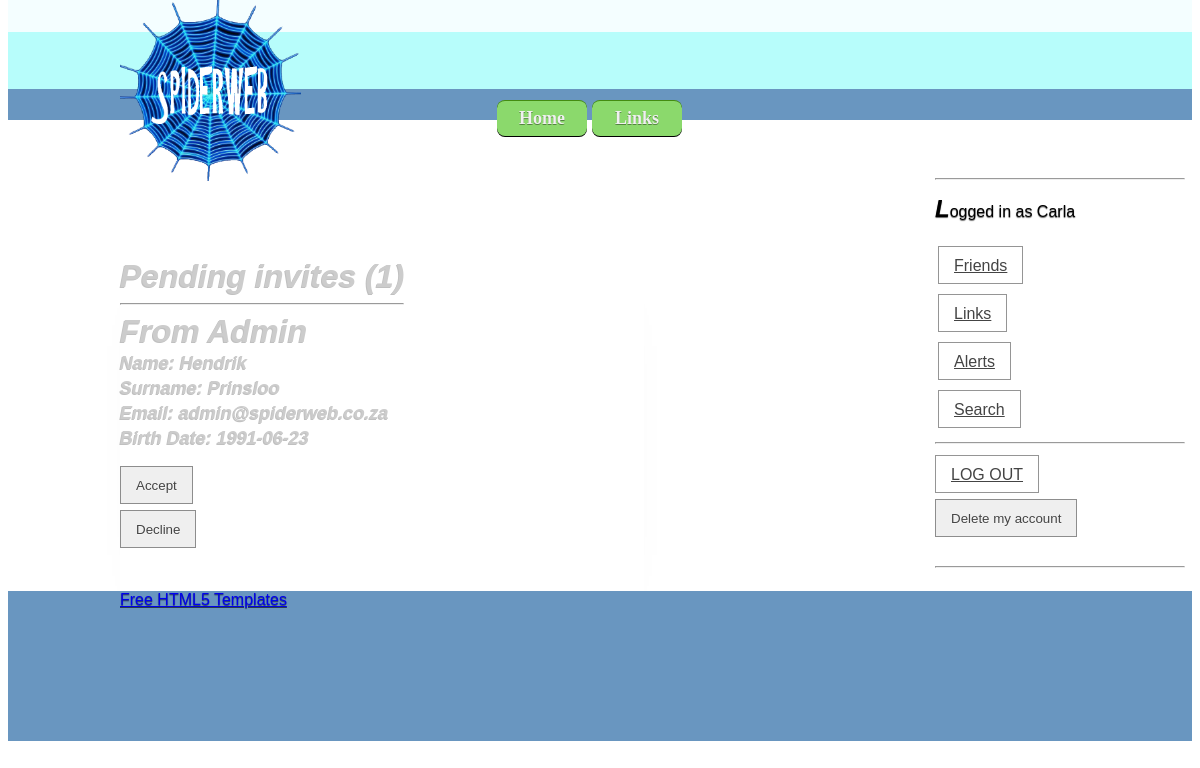
The page /index.php?action=7 (signed in) on the database its author committed.
### tables this page shows
CREATE TABLE IF NOT EXISTS `user` (
  `USER_ID` int(11) NOT NULL AUTO_INCREMENT,
  `USER_USERNAME` varchar(100) NOT NULL,
  `USER_EMAIL` varchar(200) NOT NULL,
  `USER_PASSWORD` varchar(100) NOT NULL,
  `USER_FN` varchar(200) NOT NULL,
  `USER_LN` varchar(200) NOT NULL,
  `USER_GENDER` char(1) NOT NULL,
  `USER_BIRTH` date NOT NULL,
  `USER_TYPE` varchar(1) NOT NULL,
  `USER_PIC_LOCATION` varchar(300) DEFAULT NULL,
  UNIQUE KEY `USER_USERNAME` (`USER_USERNAME`,`USER_EMAIL`),
  UNIQUE KEY `USER_PIC_LOCATION` (`USER_PIC_LOCATION`),
  KEY `USER_ID` (`USER_ID`)
);

### pages/request.php (the view, shortened to what this page needs)
<?php
	if(!isset($_SESSION['userName']))
	{
		$userID = 0;
	} else
	{
		$userName = $_SESSION['userName'];
		$data = mysql_query("SELECT USER_ID FROM user WHERE (USER_USERNAME='$userName')")
		or die(mysql_error());
		$info = mysql_fetch_array( $data );
		$userID = $info['USER_ID'];
	}
?>
<!DOCTYPE html>
<html>
    <head>
		<link rel="stylesheet" href="./css/reg.css" type="text/css" media="screen" charset="utf-8"/>
		<link rel="stylesheet" href="css/links.css"/>
	</head>
	<body>
		<div id="enter">
		<?php
			$var1 = mysql_query("SELECT * FROM user WHERE user.USER_ID IN(SELECT USER_ID FROM friend WHERE ((friend.FRIEND_ID=$userID) AND (friend.FRIEND_STATUS='P')))")
			or die(mysql_error());
			$num_rows = mysql_num_rows($var1);
			if ($num_rows<1)
			{
				echo "<br/><br/><br/><br/><br/><h1> No results </h1><br/><br/><br/><br/><br/><br/><br/><br/><br/><br/><br/><br/><br/><br/><br/><br/><br/><br/><br/><br/><br/><br/><br/><br/><br/><br/>";
			} else echo "<br/><br/><br/><h1> Pending invites (".$num_rows.")</h2>";
			$counter = 0;
			while($info = mysql_fetch_array( $var1 ))
			{
				$counter++;
				if ($counter % 2!=0)
				{
					Print "<tr width='100%'>";
				}
				echo "<td>
					<hr/>
					<h1> <a>From ".$info['USER_USERNAME']." </a></h1>
					<h3> Name:       ".$info['USER_FN']."</h3>
					<h3> Surname:    ".$info['USER_LN']."</h3>
					<h3> Email:      ".$info['USER_EMAIL']."</h3>
					<h3> Birth Date: ".$info['USER_BIRTH']."</h3><br/>
					<form id='theForm' name='theForm' method='post' action='index.php?action=7'>
						<input name='userID' type='hidden' id='userID' value='".$userID."'/>
						<input name='friendID' type='hidden' id='friendID' value='".$info['USER_ID']."'/>
						<input name='formA' type='hidden' id='formA' value='true'>
						<input type='submit' value='Accept' id='submitButton' name='submitButton'/>
					</form>
					<form id='theForm2' name='theForm2' method='post' action='index.php?action=7'>
						<input name='userID' type='hidden' id='userID' value='".$userID."'/>
						<input name='friendID' type='hidden' id='friendID' value='".$info['USER_ID']."'/>
						<input name='formD' type='hidden' id='formD' value='true'>
						<input type='submit' value='Decline' id='submitButton' name='submitButton'/>
					</form>
				</td>";
			}
		?>
		</div>
	</body>
</html>

### css/style.css (style rules this page uses)
body { margin-top: 0px; margin-bottom: 0px; font-family: Helvetica, "Helvetica Neue", Arial, sans-serif; text-shadow: 0 1px 1px rgba(0, 0, 0, 0.6); }
h2, h3 { margin-top: 15px; margin-right: 0; margin-bottom: 10px; margin-left: 0; font-size: 16px; }
h3 { font-size: 18px; }
#enter { font-family: Arial, Helvetica, sans-serif; font-size: 16px; font-style: normal; font-weight: normal; color: #CCCCCC; float: left; padding-right: 240px; padding-bottom: 40px; }
.btn, input[type="submit"], button { background: none repeat scroll 0 0%, -moz-linear-gradient(#CCCCCC, #B3B3B3) repeat scroll 0 0 transparent; border: 1px solid rgba(45, 45, 45, 0.5); color: #444444; display: inline-block; font-weight: 300; line-height: 20px; margin: 3px 0; padding: 9px 15px 7px; text-shadow: 0 1px 0 rgba(255, 255, 255, 0.4); }
#main hr { height: 0.1px; color: #E9E9E9; }
#enter { font-style: italic; text-shadow: -1px 1px 0 #C0C0C0; line-height: 10px; -webkit-box-shadow:0 45px 60px -60px #AAA; -moz-box-shadow:0 45px 60px -60px #AAA; }

### css/reg.css (style rules this page uses)
form { margin:0 auto; }

### rows shown on the page
user: USER_USERNAME "Admin", USER_FN "Hendrik", USER_LN "Prinsloo", USER_EMAIL "admin@spiderweb.co.za", USER_BIRTH "1991-06-23"

### other values the page prints
$num_rows "1"
$_SESSION['userName'] "Carla"
